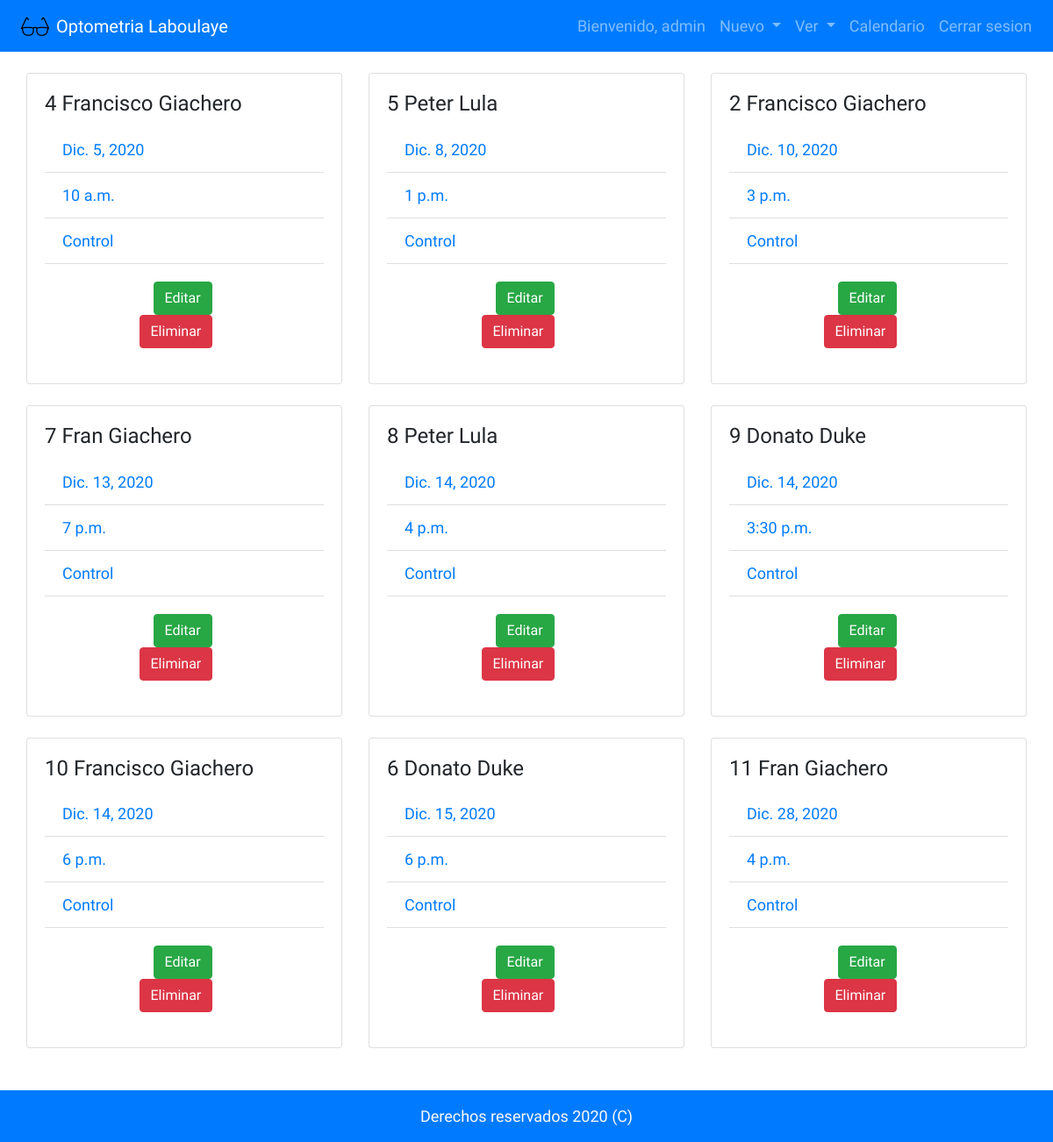
The page /optometrialbye/turno/detalle (signed in) on the database its author committed.
### optometrialbye/models.py (models this page shows, shortened)
class Turnos(models.Model):
    dia = models.DateField(default= date.today)
    hora = models.TimeField(default= timezone.now)
    medico = models.CharField(max_length=255, blank=True)
    paciente = models.ForeignKey(Pacientes, on_delete=models.CASCADE)
    motivo = models.CharField('Motivo', max_length=255, blank=True)
    class Meta:
        ordering = ['dia']

class Pacientes(models.Model):
    nombre = models.CharField(max_length= 100)
    apellido = models.CharField(max_length= 100)
    genero = models.CharField(max_length= 2, choices= genero_opciones)
    celular_regex = RegexValidator(regex=r'^\+?549?\d{10}$', message = "Número debe ser ingresado en formato '+549XXXXXXXXXX'.")
    celular = models.CharField("Celular", validators=[celular_regex], max_length = 14, unique = True)
    historial = models.CharField( 'Historial', max_length=200, blank= True)
    class Meta:
        ordering = ['apellido']
    def __str__(self):
        nombre_apellido = f'{self.nombre} {self.apellido}'
        return nombre_apellido

### optometrialbye/views.py (the view)
# urls.py: path('turno/detalle', views.DetalleTurno, name = 'detalle_turno'),
def DetalleTurno (request):
    turnos = Turnos.objects.all()
    return render(request, "optolbye/detalle_turno.html", {"turnos" : turnos})

### optometrialbye/templates/optolbye/detalle_turno.html
{% extends 'optolbye/base.html' %}
{% load static %}
{% block body %}
<main class="py-4">
    <div class="container-fluid">
        <div class="row m-0">
            {% for turno in turnos %}
            <div class="col-md-4 mb-4">
                <div class="card">
                    <div class="card-body">
                      <h4 class="card-title">{{turno.id}} {{turno.paciente}}</h4>
                      <ul class = "list-group list-group-flush">
                          <li class = "list-group-item"><a href="#">{{turno.dia}}</a></li>
                          <li class = "list-group-item"><a href="#">{{turno.hora}}</a></li>
                          <li class = "list-group-item"><a href="#">{{turno.motivo}}</a></li>
                      </ul>
                     <div class="card-body w-50 mx-auto">
                      {% if perms.optometrialbye.change_turnos %}
                          <a href="{% url 'editar_turno' turno.id %}" class="btn btn-success mx-4 ">Editar</a>
                          <a href="{% url 'eliminar_turno' turno.id %}" class="btn btn-danger mx-2 ">Eliminar</a>
                      {% endif %}
                     </div>
                    </div>
                </div>
            </div>
            {% endfor %}
        </div>
    </div>
</main>
{% endblock  %}
{% block footer %}
<footer class="py-3 bg-primary">
    <div class="container">
      <p class="m-0 text-light text-center">Derechos reservados 2020 (C)</p>
    </div>
</footer>
{% endblock %}

### optometrialbye/templates/optolbye/base.html (shortened to what this page needs)
<!DOCTYPE html>
<html lang="es">
    <head>
        <link rel="stylesheet" href="https://stackpath.bootstrapcdn.com/bootstrap/4.4.1/css/bootstrap.min.css">
        {% load static %}
    </head>
    <body>
        {% block nav %}
        <nav class="navbar navbar-expand-sm navbar-dark bg-primary">
            {% load static %}
            <img class="px-2 " src="{% static 'optolbye/icons/glasses_4916.ico'%}" alt=""><a class="navbar-brand" href="{% url 'index' %}">Optometria Laboulaye</a>
            <div class="collapse navbar-collapse" id="collapsibleNavId">
                <ul class="navbar-nav ml-auto mt-2 mt-lg-0">
                    {% if user.is_authenticated %}
                    <li class="nav-item">
                        <a class="nav-link" href="#">Bienvenido, {{ user.username }}</a>
                    </li>
                    <li class="nav-item dropdown">
                        <a class="nav-link dropdown-toggle " href="#" id="navbarDropdown" role="button" data-toggle="dropdown" aria-haspopup="true" aria-expanded="false">
                            Nuevo
                        </a>
                    </li>
                    <li class="nav-item dropdown">
                        <a class="nav-link dropdown-toggle " href="#" id="navbarDropdown" role="button" data-toggle="dropdown" aria-haspopup="true" aria-expanded="false">
                            Ver
                        </a>
                    </li>
                    <li class="nav-item">
                        <a class="nav-link" href="{% url 'calendario' %}">Calendario</a>
                    </li>
                    <li class="nav-item">
                        <a class="nav-link" href="{% url 'logout' %}">Cerrar sesion</a>
                    </li>
                    {% else %}
                    <li class="nav-item">
                        <a class="nav-link" href="{% url 'login' %}">Ingresar <span class="sr-only">(current)</span></a>
                    </li class="nav-item">
                    {% endif %}
                </ul>
            </div>
        </nav>
        {% endblock %}
        {% block body %}
        {% endblock %}
        {% block footer %}
        {% endblock %}
    </body>
</html>

### optometrialbye/templates/optolbye/base.html (style rules this page uses)
body { font-family: 'Architects Daughter', serif; font-size: 18px; }

### rows shown on the page
Turnos: id "4", paciente "Francisco Giachero", dia "Dic. 5, 2020", hora "10 a.m.", motivo "Control"
Turnos: id "5", paciente "Peter Lula", dia "Dic. 8, 2020", hora "1 p.m.", motivo "Control"
Turnos: id "2", paciente "Francisco Giachero", dia "Dic. 10, 2020", hora "3 p.m.", motivo "Control"
Turnos: id "7", paciente "Fran Giachero", dia "Dic. 13, 2020", hora "7 p.m.", motivo "Control"
Turnos: id "8", paciente "Peter Lula", dia "Dic. 14, 2020", hora "4 p.m.", motivo "Control"
Turnos: id "9", paciente "Donato Duke", dia "Dic. 14, 2020", hora "3:30 p.m.", motivo "Control"
Turnos: id "10", paciente "Francisco Giachero", dia "Dic. 14, 2020", hora "6 p.m.", motivo "Control"
Turnos: id "6", paciente "Donato Duke", dia "Dic. 15, 2020", hora "6 p.m.", motivo "Control"
Turnos: id "11", paciente "Fran Giachero", dia "Dic. 28, 2020", hora "4 p.m.", motivo "Control"

### other values the page prints
{{ user.username }} "admin"
